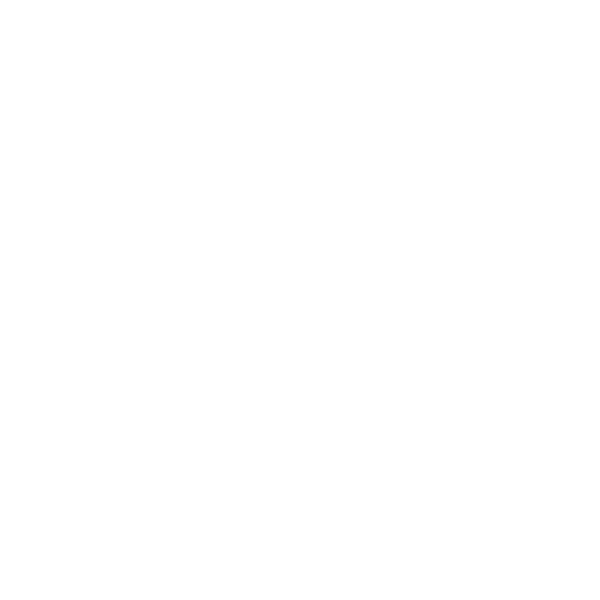
Frame 1 (no input)
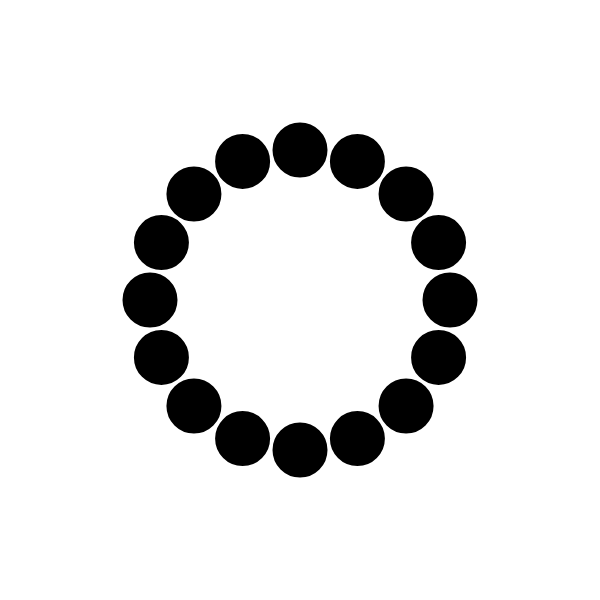
Frame 60 (no input)
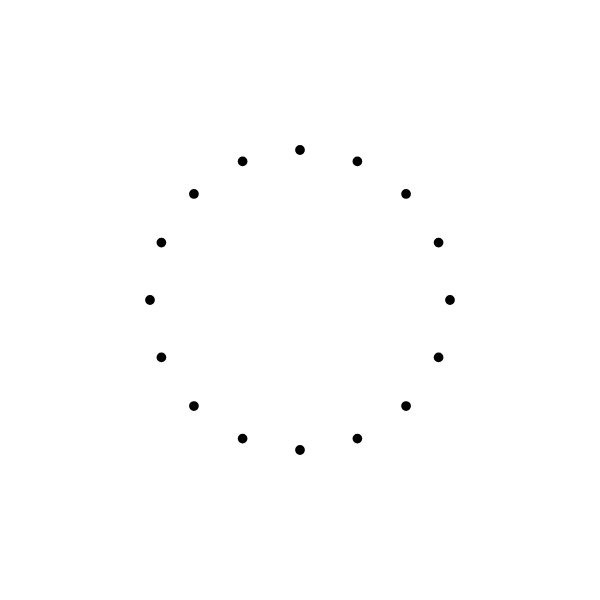
Frame 120 (the mouse pressed at the canvas centre since frame 60)

The p5.js sketch that drew these frames (run headless with seeded random() and noise() and a simulated clock; from frame 60 on, the mouse is pressed at the canvas centre):

// p5.js sketch
// ── sketch.js
let diameter = 300;
let pointCount = 16;
let radius = diameter / 2;
let angle = 0



function setup() {
  createCanvas(600, 600);
}

function draw() {
	background(255);
    fill(0);
    strokeWeight(5);
    translate(width / 2, height / 2);

    let oscillator = sin(angle) * 50

  
    for (let i = 0; i < TWO_PI; i += TWO_PI / pointCount) {
        // Modify radius with the oscillator (sin(a))
        let x = radius * cos(i);
        let y = radius * sin(i);
        circle(x, y, oscillator);
        angle += 0.005;
    }
}
